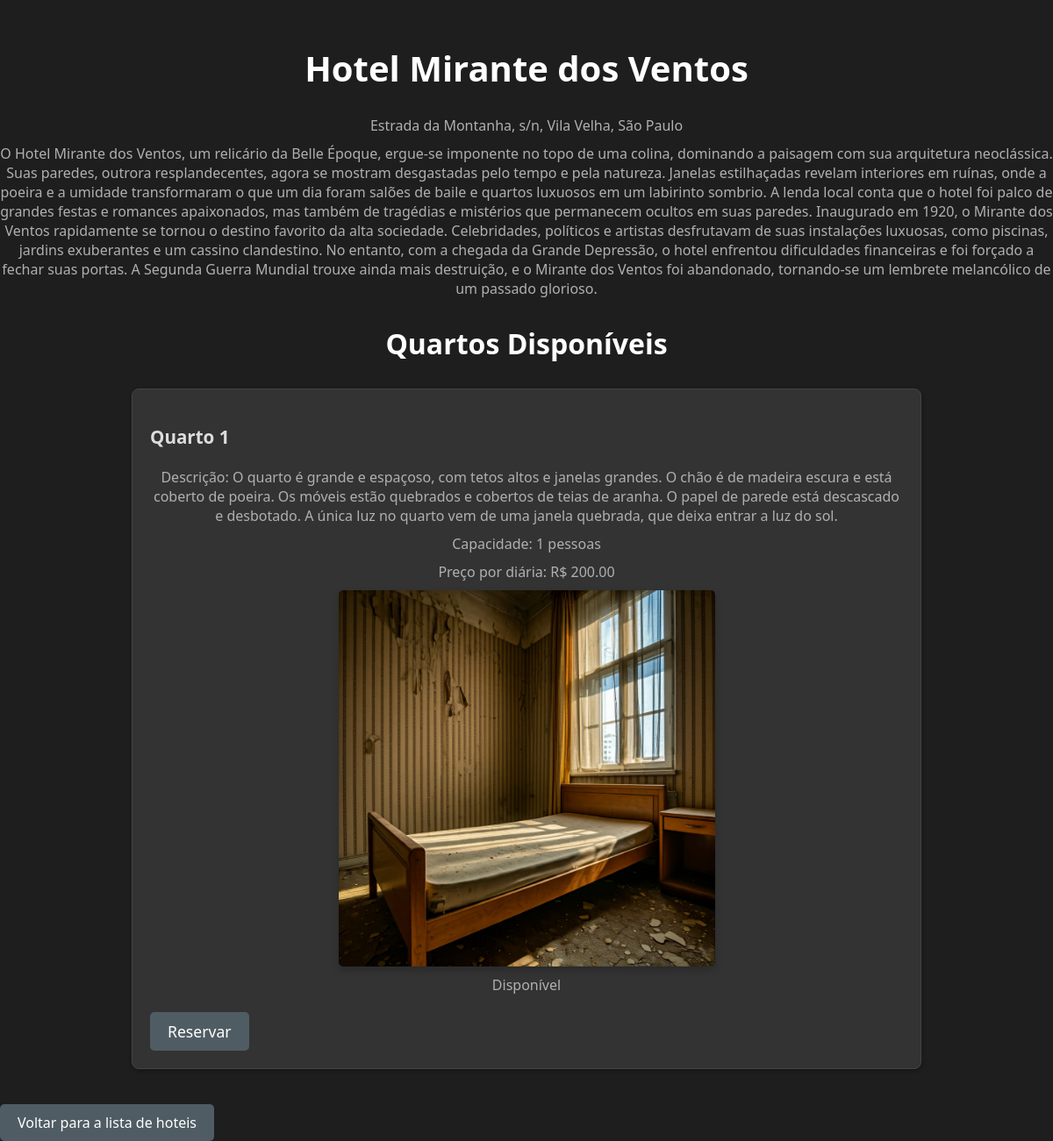
/hotel/8/, run on the app's committed database.
### app_1/models.py (models this page shows, shortened)
class Hotel(models.Model):
    nome = models.CharField(max_length=100)
    descricao = models.TextField()
    endereco = models.CharField(max_length=255)
    telefone = models.CharField(max_length=15)
    email = models.EmailField()
    imagem = models.ImageField(upload_to='hotels/', null=True, blank=True)

class Quarto(models.Model):
    hotel = models.ForeignKey(Hotel, on_delete=models.CASCADE, related_name='quartos')
    numero = models.IntegerField()
    descricao = models.TextField()
    capacidade = models.IntegerField()
    diaria = models.DecimalField(max_digits=8, decimal_places=2)
    disponivel = models.BooleanField(default=True)
    imagem = models.ImageField(upload_to='quartos/', blank=True, null=True)  # Novo campo para imagem

### app_1/views.py (the view)
# urls.py: path('hotel/<int:hotel_id>/', views.detalhes_hotel, name='detalhes_hotel'),
def detalhes_hotel(request, hotel_id):
    hotel = Hotel.objects.get(id=hotel_id)
    quartos = hotel.quartos.all()
    return render(request, 'detalhes_hotel.html', {'hotel': hotel, 'quartos': quartos})

### app_1/templates/detalhes_hotel.html (shortened to what this page needs)
<!DOCTYPE html>
<html lang="pt-br">
<head>
    {% load static %}
    <link rel="stylesheet" type="text/css" href="{% static 'css/detalhes_hotel.css' %}?v={{ timestamp }}">
</head>
<body>
    {% load static %}
    <h1>{{ hotel.nome }}</h1>
    <p>{{ hotel.endereco }}</p>
    <p>{{ hotel.descricao }}</p>
    <h2>Quartos Disponíveis</h2>
    <ul>
        {% for quarto in quartos %}
            <li>
                <h3>Quarto {{ quarto.numero }}</h3>
                <p>Descrição: {{quarto.descricao}}</p>
                <p>Capacidade: {{ quarto.capacidade }} pessoas</p>
                <p>Preço por diária: R$ {{ quarto.diaria }}</p>
                {% if quarto.imagem %}
                <img src="{{ quarto.imagem.url }}" alt="Imagem do quarto" class="quarto-imagem">
                {% else %}
                <p>Sem imagem disponível</p>
                {% endif %}
                <p>{% if quarto.disponivel %}Disponível{% else %}Indisponível{% endif %}</p>
                <a href="{% url 'reservar_quarto' quarto.id %}">Reservar</a>
            </li>
        {% endfor %}
    </ul>
    <a href="{% url 'index' %}" class="btn btn-secondary">Voltar para a lista de hoteis</a>
</body>
</html>

### static/css/detalhes_hotel.css (style rules this page uses)
body { background-color: #1e1e1e; color: #d1d1d1; font-family: 'Segoe UI', Tahoma, Geneva, Verdana, sans-serif; margin: 0; padding: 0; }
h1 { text-align: center; color: #ffffff; margin-top: 50px; font-size: 2.5rem; }
h2 { color: #ffffff; font-size: 2rem; margin-top: 30px; text-align: center; }
p { text-align: center; font-size: 1.2rem; color: #b0b0b0; margin: 10px 0; }
ul { list-style-type: none; padding: 0; margin: 30px auto; max-width: 900px; }
li { background-color: #333; color: #ddd; border: 1px solid #444; padding: 20px; margin-bottom: 20px; border-radius: 8px; font-size: 1.1rem; box-shadow: 0 2px 5px rgba(0, 0, 0, 0.3); }
a { display: inline-block; background-color: #505c63; color: #fff; padding: 10px 20px; border-radius: 5px; margin-top: 10px; text-decoration: none; }
p { margin-top: 10px; font-size: 1rem; }
.quarto-imagem { display: block; margin-left: auto; margin-right: auto; max-width: 80%; height: auto; border-radius: 5px; box-shadow: 0 4px 8px rgba(0, 0, 0, 0.2); }
@media (min-width: 768px) { .quarto-imagem { max-width: 50%; } }

### data on the page
Hotel: nome "Hotel Mirante dos Ventos", endereco "Estrada da Montanha, s/n, Vila Velha, São Paulo", descricao "O Hotel Mirante dos Ventos, um relicário da Belle Époque, ergue-se imponente no topo de uma colina, dominando a paisagem com sua arquitetura neoclássica. Suas paredes, outrora resplandecentes, agora se mostram desgastadas pelo tempo e pela natureza. Janelas estilhaçadas revelam interiores em ruínas, onde a poeira e a umidade transformaram o que um dia foram salões de baile e quartos luxuosos em um labirinto sombrio. A lenda local conta que o hotel foi palco de grandes festas e romances apaixonados, mas também de tragédias e mistérios que permanecem ocultos em suas paredes. Inaugurado em 1920, o Mirante dos Ventos rapidamente se tornou o destino favorito da alta sociedade. Celebridades,…"
Quarto: numero "1", descricao "O quarto é grande e espaçoso, com tetos altos e janelas grandes. O chão é de madeira escura e está coberto de poeira. Os móveis estão quebrados e cobertos de teias de aranha. O papel de parede está descascado e desbotado. A única luz no quarto vem de uma janela quebrada, que deixa entrar a luz do sol.", capacidade "1", diaria "200.00", imagem (picture), disponivel "Disponível"
